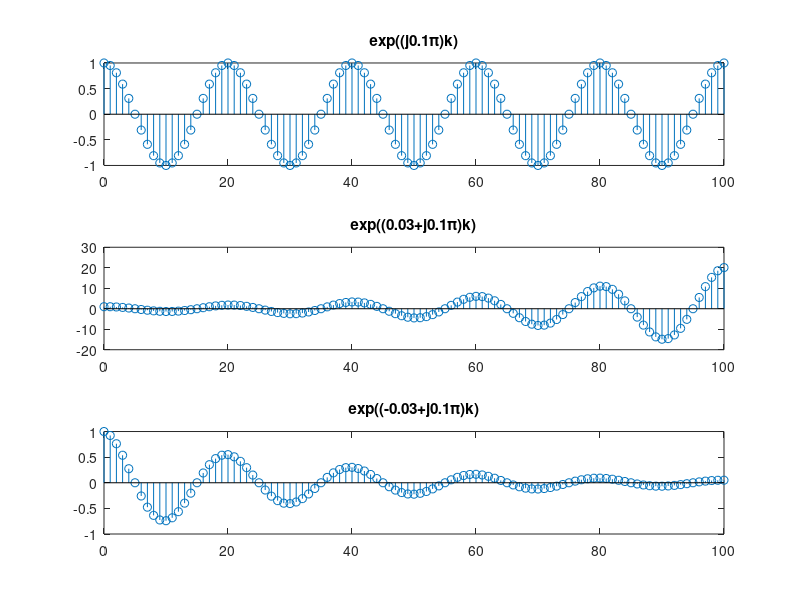

Write the MATLAB code that produced this figure.
k = 0:100

a = 0; w0 = 0.1*pi;
e = exp((j*w0)*k);

subplot(3, 1, 1);
stem(k, e);
title('exp((j0.1\pi)k)');

a = 0.03;
e = exp((a+j*w0)*k);
subplot(3, 1, 2);
stem(k, e);
title('exp((0.03+j0.1\pi)k)');

a = -0.03;
e = exp((a+j*w0)*k);
subplot(3, 1, 3);
stem(k, e);
title('exp((-0.03+j0.1\pi)k)');
